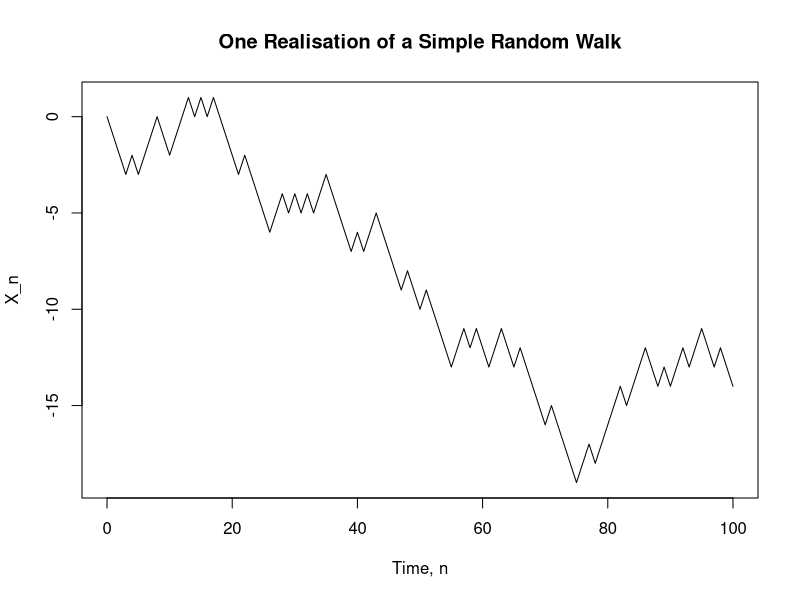
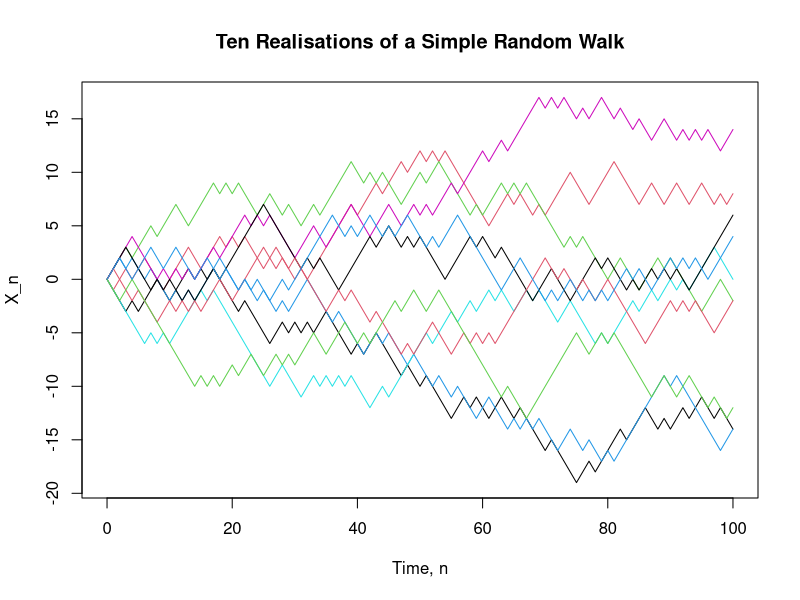

Source code (R) for these figures, in order:
## ---- chunk 1
#| fig-width: 5
#| fig-height: 3.5
#| 
set.seed(123)

n <- 100

Z <- sample(
  c(-1, 1),
  size = n,
  replace = TRUE
)

X <- c(0, cumsum(Z))

plot(
  0:n, X,
  type = "l",
  xlab = "Time, n",
  ylab = "X_n",
  main = "One Realisation of a Simple Random Walk"
)
## ---- chunk 2
#| fig-width: 5
#| fig-height: 3.5
#| 
set.seed(123)

n <- 100
m <- 10

X <- matrix(0, nrow = n + 1, ncol = m)

for (j in 1:m) {
  Z <- sample(
    c(-1, 1),
    size = n,
    replace = TRUE
  )

  X[, j] <- c(0, cumsum(Z))
}

matplot(
  0:n, X,
  type = "l",
  lty = 1,
  xlab = "Time, n",
  ylab = "X_n",
  main = "Ten Realisations of a Simple Random Walk"
)
